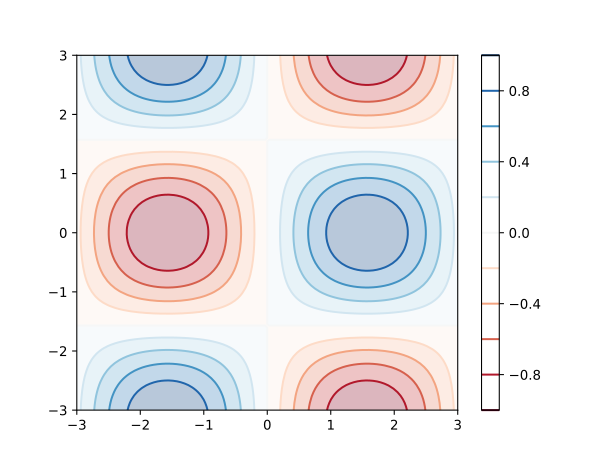

This chart was generated by the following Python code:
import matplotlib.pyplot as plt
import numpy as np

x = np.linspace(-3, 3, 100)
y = np.linspace(-3, 3, 100)
X, Y = np.meshgrid(x, y)
Z = np.sin(X) * np.cos(Y)

plt.contour(X, Y, Z, levels=10, cmap="RdBu")
plt.colorbar()
plt.contourf(X, Y, Z, levels=10, cmap="RdBu", alpha=0.3)
plt.savefig("p16.svg")
